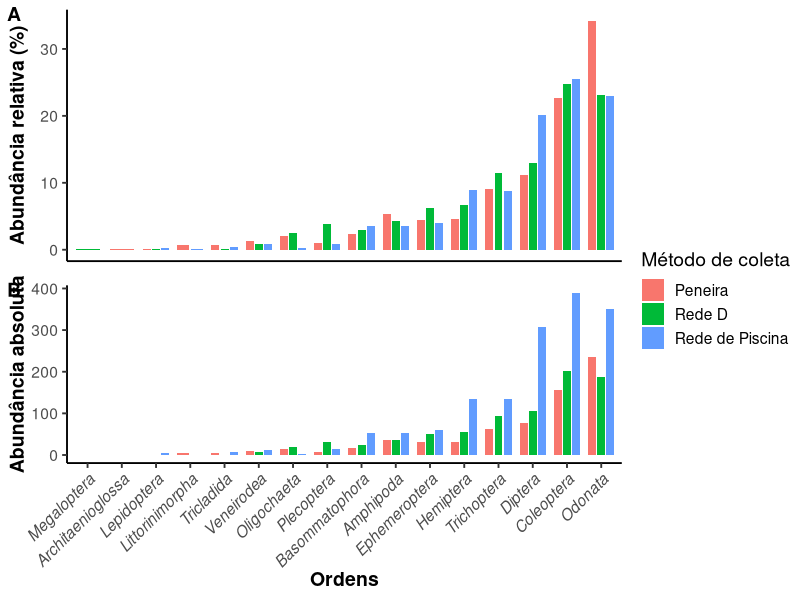

Write R code to recreate this figure.
# Resumo da base de dados. 
# Quantos insetos foram coletados? 
# Quantos táxons? Em cada Classe, Em cada ordem
# Quais táxons mais e menos representativos? 

############################### Ambiente #######################################
library(tidyverse)
library(forcats)
library(ggpubr)
# setwd("C:/Users/Giovana/Desktop/mestrado_giovana/")


# Pasta de tabelas
pasta_tabelas <- "tabelas/cap1/comparacao_redes/"
if (!dir.exists(pasta_tabelas)) {
  dir.create(pasta_tabelas, recursive = TRUE)
}

pasta_figuras <- "figuras/cap1/comparacao_redes/"
if (!dir.exists(pasta_figuras)) {
  dir.create(pasta_figuras, recursive = TRUE)
}

######################## Carregar e Limpar Dados ###############################
rios <- c("rio_bebedouro", "rio_da_barra", "rio_mutuca")
amostras_descartadas <- c("RiodaBarra-P1")
metodos <- c("D Net", "Pool Net", "Sieve")

df_cru <- read_csv("dados/processado/imaturos_piata_limpo.csv")

df <- df_cru %>%
  filter(rio %in% rios) %>%
  filter(!locality_name %in% amostras_descartadas) %>%
  filter(method %in% metodos) %>%
  group_by(campanha, rio, locality_name) %>%
  filter(all(metodos %in% method)) %>%
  ungroup()

########################## Processamento e Análise #############################

# Redes -----------------------------
sumario_redes_riqueza <- df %>%
  group_by(method) %>%
  summarise(
    abundancia_total = sum(abundance),
    riqueza_classes = n_distinct(class),
    riqueza_ordens = n_distinct(order),
    riqueza_familias = n_distinct(family)
  )
write.csv(
  sumario_redes_riqueza,
  file.path(pasta_tabelas, "bacia_sumario_redes_riqueza.csv")
)


sumario_classes_redes <- df %>%
  group_by(method) %>%
  mutate(
    abundancia_total = sum(abundance)
  ) %>%
  group_by(method, class) %>%
  summarise(
    abundancia_classe_na_rede = sum(abundance),
    abundancia_relativa_classe_na_rede = 
      (abundancia_classe_na_rede / first(abundancia_total)) * 100,
  )
write.csv(
  sumario_classes_redes,
  file.path(pasta_tabelas, "bacia_sumario_classes_redes.csv")
)


sumario_ordens_redes <- df %>%
  group_by(method, order) %>%
  summarise(
    abundancia_ordem_na_rede = sum(abundance),
    riqueza_familias_da_ordem_por_rede = n_distinct(family)
  ) %>%
  ungroup() %>%
  group_by(method) %>%
  mutate(
    total_rede = sum(abundancia_ordem_na_rede),
    abundancia_relativa_ordem_na_rede = 
    (abundancia_ordem_na_rede / total_rede) * 100
  )
write.csv(
  sumario_ordens_redes,
  file.path(pasta_tabelas, "bacia_sumario_ordens_redes.csv")
)


sumario_familias_redes <- df %>%
  group_by(method, family) %>%
  summarise(
    order = first(order),
    abundancia_familia_na_rede = sum(abundance)
  ) %>%
  ungroup() %>%
  group_by(method) %>%
  mutate(
    total_rede = sum(abundancia_familia_na_rede),
    abundancia_relativa_familia_na_rede = 
      (abundancia_familia_na_rede / total_rede) * 100
  )
write.csv(
  sumario_familias_redes,
  file.path(pasta_tabelas, "bacia_sumario_familias_redes.csv")
)

##################################### Plots ####################################

# Arrumando tabelas para plotagem ----------------------------------------------
sumario_ordens_redes <- sumario_ordens_redes %>%
  mutate(
    order = recode(
      order,
      "Desc. O. Classe Oligochaeta" = "Oligochaeta"
    ),
    method = recode(
      method,
      "Sieve" = "Peneira",
      "Pool Net" = "Rede de Piscina",
      "D Net" = "Rede D"
    )
  )

sumario_familias_redes <- sumario_familias_redes %>%
  mutate(
    method = recode(
      method,
      "Sieve" = "Peneira",
      "Pool Net" = "Rede de Piscina",
      "D Net" = "Rede D"
    )
  )

vetor_ordenamento_ordens <- sumario_ordens_redes %>%
  group_by(order) %>%
  summarise(
    abundancia_relativa_ordem_na_rede = 
      mean(abundancia_relativa_ordem_na_rede)
  ) %>%
  arrange(abundancia_relativa_ordem_na_rede) %>%
  pull(order)

vetor_ordenamento_familias <- sumario_familias_redes %>%
  group_by(family) %>%
  summarise(
    abundancia_relativa_familia_na_rede = 
      mean(abundancia_relativa_familia_na_rede)
  ) %>%
  arrange(abundancia_relativa_familia_na_rede) %>%
  pull(family)

# Ordenar
sumario_ordens_redes <- sumario_ordens_redes %>%
  mutate(
    order = factor(order, levels = vetor_ordenamento_ordens)
  )

sumario_familias_redes <- sumario_familias_redes %>%
  mutate(
    family = factor(family, levels = vetor_ordenamento_familias)
  )


# Plots ------------------------------------------------------------------------
grafico_ordens_relativo <-
  ggplot(
    sumario_ordens_redes,
    aes(
      x = order,
      y = abundancia_relativa_ordem_na_rede,
      fill = method
    )
  ) +

  geom_col(
    position = position_dodge(width = 0.8),
           width = 0.7) +

  #scale_y_continuous(
    #limits = c(0, 15),
    #breaks = seq(0, 15, 5),
    #expand = c(0, 0)
  #) +

  labs(
    x = "Ordens",
    y = "Abundância relativa (%)",
    fill = "Método de coleta"
  ) +

  theme_classic(base_size = 14) +

  theme(
    axis.title = element_text(face = "bold"),
    axis.text.x = element_blank(),
    axis.title.x = element_blank(),
    axis.ticks.x = element_blank(),
    legend.position = "right"
  )

grafico_ordens_absoluto <-
  ggplot(
    sumario_ordens_redes,
    aes(
      x = order,
      y = abundancia_ordem_na_rede,
      fill = method
    )
  ) +

  geom_col(
    position = position_dodge(width = 0.8),
           width = 0.7) +

  #scale_y_continuous(
    #limits = c(0, 15),
    #breaks = seq(0, 15, 5),
    #expand = c(0, 0)
  #) +

  labs(
    x = "Ordens",
    y = "Abundância absoluta",
    fill = "Método de coleta"
  ) +

  theme_classic(base_size = 14) +

  theme(
    axis.title = element_text(face = "bold"),
    axis.text.x = element_text(
      angle = 45,
      hjust = 1,
      face = "italic"
    ),
    legend.position = "right"
  )

merged_plot <- ggarrange(
  grafico_ordens_relativo,
  grafico_ordens_absoluto,
  ncol = 1,
  nrow = 2,
  common.legend = TRUE,
  legend = "right",
  labels = c("A", "B"),
  align = "v",
  heights = c(0.85, 1)
)

ggsave(
  filename = paste0(pasta_figuras, "ordens_rede_absoluto_relativo.png"),
  plot = merged_plot,
  width = 12,
  height = 12,
  dpi = 300
)

################################## Desuso ######################################


# grafico_familia <-
#   ggplot(
#     sumario_familias_redes,
#     aes(
#       x = family,
#       y = abundancia_relativa_familia_na_rede,
#       fill = method
#     )
#   ) +

#   geom_col(
#     position = position_dodge(width = 0.8),
#            width = 0.7) +

#   #scale_y_continuous(
#     #limits = c(0, 15),
#     #breaks = seq(0, 15, 5),
#     #expand = c(0, 0)
#   #) +

#   labs(
#     x = "Familias",
#     y = "Abundância relativa (%)",
#     fill = "Método de coleta"
#   ) +

#   theme_classic(base_size = 14) +

#   theme(
#     axis.text.x = element_text(
#       angle = 45,
#       hjust = 1,
#       face = "italic"
#     ),
#     legend.position = "right"
#   )

# dev.off()
